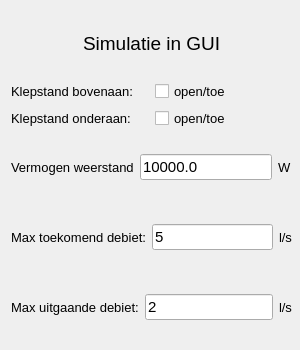
             <widget class="QWidget" name="GUiSim">
              <property name="minimumSize">
               <size>
                <width>300</width>
                <height>350</height>
               </size>
              </property>
              <property name="maximumSize">
               <size>
                <width>300</width>
                <height>350</height>
               </size>
              </property>
              <widget class="QWidget" name="">
               <property name="geometry">
                <rect>
                 <x>11</x>
                 <y>11</y>
                 <width>281</width>
                 <height>328</height>
                </rect>
               </property>
               <layout class="QVBoxLayout" name="verticalLayout_7">
                <item>
                 <layout class="QHBoxLayout" name="horizontalLayout_14">
                  <item>
                   <spacer name="horizontalSpacer_6">
                    <property name="orientation">
                     <enum>Qt::Horizontal</enum>
                    </property>
                    <property name="sizeHint" stdset="0">
                     <size>
                      <width>48</width>
                      <height>17</height>
                     </size>
                    </property>
                   </spacer>
                  </item>
                  <item>
                   <widget class="QLabel" name="label_15">
                    <property name="font">
                     <font>
                      <pointsize>14</pointsize>
                     </font>
                    </property>
                    <property name="text">
                     <string>Simulatie in GUI</string>
                    </property>
                   </widget>
                  </item>
                  <item>
                   <spacer name="horizontalSpacer_5">
                    <property name="orientation">
                     <enum>Qt::Horizontal</enum>
                    </property>
                    <property name="sizeHint" stdset="0">
                     <size>
                      <width>48</width>
                      <height>17</height>
                     </size>
                    </property>
                   </spacer>
                  </item>
                 </layout>
                </item>
                <item>
                 <layout class="QHBoxLayout" name="horizontalLayout_13">
                  <item>
                   <widget class="QLabel" name="label_19">
                    <property name="font">
                     <font>
                      <pointsize>10</pointsize>
                     </font>
                    </property>
                    <property name="text">
                     <string>Klepstand bovenaan:</string>
                    </property>
                   </widget>
                  </item>
                  <item>
                   <widget class="QCheckBox" name="klepstandBovenCheckBox">
                    <property name="font">
                     <font>
                      <pointsize>10</pointsize>
                     </font>
                    </property>
                    <property name="text">
                     <string>open/toe</string>
                    </property>
                   </widget>
                  </item>
                 </layout>
                </item>
                <item>
                 <layout class="QHBoxLayout" name="horizontalLayout_12">
                  <item>
                   <widget class="QLabel" name="label_24">
                    <property name="font">
                     <font>
                      <pointsize>10</pointsize>
                     </font>
                    </property>
                    <property name="text">
                     <string>Klepstand onderaan:</string>
                    </property>
                   </widget>
                  </item>
                  <item>
                   <widget class="QCheckBox" name="klepstandBenedenCheckBox">
                    <property name="font">
                     <font>
                      <pointsize>10</pointsize>
                     </font>
                    </property>
                    <property name="text">
                     <string>open/toe</string>
                    </property>
                   </widget>
                  </item>
                 </layout>
                </item>
                <item>
                 <layout class="QHBoxLayout" name="horizontalLayout_11">
                  <item>
                   <widget class="QLabel" name="label_20">
                    <property name="font">
                     <font>
                      <pointsize>10</pointsize>
                     </font>
                    </property>
                    <property name="text">
                     <string>Vermogen weerstand</string>
                    </property>
                   </widget>
                  </item>
                  <item>
                   <widget class="QLineEdit" name="tempWeerstandEntry1">
                    <property name="font">
                     <font>
                      <pointsize>11</pointsize>
                     </font>
                    </property>
                    <property name="text">
                     <string>10000.0</string>
                    </property>
                   </widget>
                  </item>
                  <item>
                   <widget class="QLabel" name="label_21">
                    <property name="font">
                     <font>
                      <pointsize>10</pointsize>
                     </font>
                    </property>
                    <property name="text">
                     <string>W</string>
                    </property>
                   </widget>
                  </item>
                 </layout>
                </item>
                <item>
                 <layout class="QHBoxLayout" name="horizontalLayout_10">
                  <item>
                   <widget class="QLabel" name="label_22">
                    <property name="font">
                     <font>
                      <pointsize>10</pointsize>
                     </font>
                    </property>
                    <property name="text">
                     <string>Max toekomend debiet:</string>
                    </property>
                   </widget>
                  </item>
                  <item>
                   <widget class="QLineEdit" name="toekomendDebietEntry1">
                    <property name="font">
                     <font>
                      <pointsize>11</pointsize>
                     </font>
                    </property>
                    <property name="text">
                     <string>5</string>
                    </property>
                   </widget>
                  </item>
                  <item>
                   <widget class="QLabel" name="label_25">
                    <property name="font">
                     <font>
                      <pointsize>10</pointsize>
                     </font>
                    </property>
                    <property name="text">
                     <string>l/s</string>
                    </property>
                   </widget>
                  </item>
                 </layout>
                </item>
                <item>
                 <layout class="QHBoxLayout" name="horizontalLayout_40">
                  <item>
                   <widget class="QLabel" name="label_54">
                    <property name="font">
                     <font>
                      <pointsize>10</pointsize>
                     </font>
                    </property>
                    <property name="text">
                     <string>Max uitgaande debiet:</string>
                    </property>
                   </widget>
                  </item>
                  <item>
                   <widget class="QLineEdit" name="toekomendDebietEntry1_3">
                    <property name="font">
                     <font>
                      <pointsize>11</pointsize>
                     </font>
                    </property>
                    <property name="text">
                     <string>2</string>
                    </property>
                   </widget>
                  </item>
                  <item>
                   <widget class="QLabel" name="label_55">
                    <property name="font">
                     <font>
                      <pointsize>10</pointsize>
                     </font>
                    </property>
                    <property name="text">
                     <string>l/s</string>
                    </property>
                   </widget>
                  </item>
                 </layout>
                </item>
               </layout>
              </widget>
             </widget>
